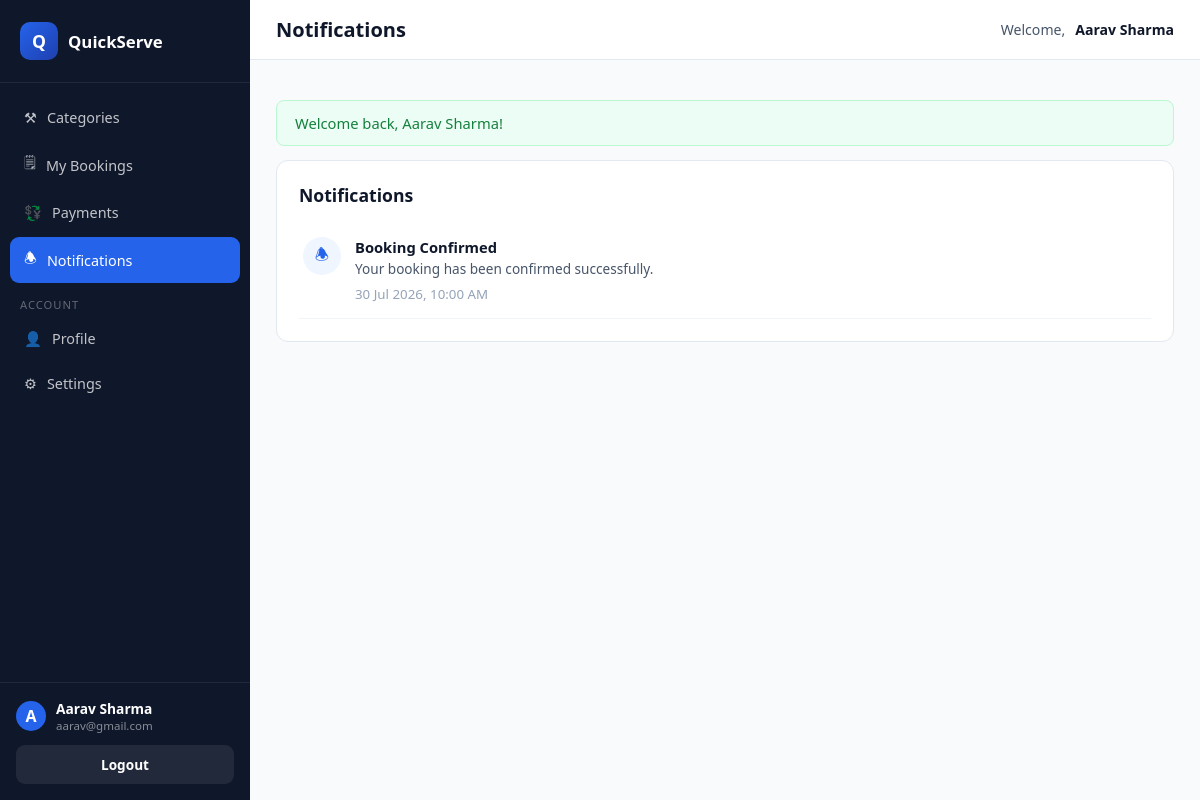
Screenshot of /customer/notifications.php (signed in) with the database file from the repository.
### tables this page shows
CREATE TABLE `notifications` (
  `id` int(11) NOT NULL,
  `customer_id` int(11) DEFAULT NULL,
  `provider_id` int(11) DEFAULT NULL,
  `title` varchar(150) DEFAULT NULL,
  `message` text DEFAULT NULL,
  `is_read` tinyint(1) DEFAULT 0,
  `created_at` datetime DEFAULT NULL,
  `updated_at` datetime DEFAULT NULL
);

### customer/notifications.php (the view, shortened to what this page needs)
<?php
require_once __DIR__ . '/../includes/functions.php';
$customerId = $_SESSION['customer_id'];
$pdo->prepare("UPDATE notifications SET is_read = 1 WHERE customer_id = ?")->execute([$customerId]);
$stmt = $pdo->prepare("SELECT * FROM notifications WHERE customer_id = ? ORDER BY created_at DESC");
$stmt->execute([$customerId]);
$notifications = $stmt->fetchAll();
require __DIR__ . '/../includes/dash_shell_top.php';
?>
<div class="card">
  <div class="card-header"><h2>Notifications</h2></div>
  <?php if (!$notifications): ?>
    <div class="empty-state"><div>🕭</div><p>You have no notifications yet.</p></div>
  <?php else: ?>
    <?php foreach ($notifications as $n): ?>
      <div style="display:flex;gap:14px;padding:14px 4px;border-bottom:1px solid var(--slate-100);">
        <div style="width:38px;height:38px;border-radius:50%;background:var(--primary-lighter);color:var(--primary);display:flex;align-items:center;justify-content:center;flex-shrink:0;">🕭</div>
        <div>
          <strong style="display:block;font-size:0.92rem;"><?php echo e($n['title']); ?></strong>
          <span style="display:block;font-size:0.85rem;color:var(--slate-600);margin:2px 0 4px;"><?php echo e($n['message']); ?></span>
          <small style="color:var(--slate-400);"><?php echo fdatetime($n['created_at']); ?></small>
        </div>
      </div>
    <?php endforeach; ?>
  <?php endif; ?>
</div>
<?php require __DIR__ . '/../includes/dash_shell_bottom.php'; ?>

### assets/css/style.css (style rules this page uses)
:root { --primary: #2563eb; --primary-dark: #1d4ed8; --primary-darker: #1e40af; --primary-light: #dbeafe; --primary-lighter: #eff6ff; --accent: #60a5fa; --success: #16a34a; --danger: #dc2626; --warning: #d97706; --slate-900: #0f172a; --slate-700: #334155; --slate-600: #475569; --slate-500: #64748b; --slate-400: #94a3b8; --slate-300: #cbd5e1; --slate-200: #e2e8f0; --slate-100: #f1f5f9; --slate-50: #f8fafc; --white: #ffffff; --radius: 12px; --radius-sm: 8px; --shadow: 0 4px 20px rgba(15, 23, 42, 0.08); --shadow-lg: 0 12px 36px rgba(15, 23, 42, 0.14); --font: 'Segoe UI', Roboto, Helvetica, Arial, sans-serif; }
* { box-sizing: border-box; }
html, body { margin: 0; padding: 0; font-family: var(--font); color: var(--slate-900); background: var(--slate-50); scroll-behavior: smooth; }
.card { background: #fff; border-radius: var(--radius); border: 1px solid var(--slate-200); padding: 22px; margin-bottom: 22px; }
.card-header { display: flex; align-items: center; justify-content: space-between; margin-bottom: 16px; }
.card-header h2 { font-size: 1.1rem; margin: 0; }

### rows the page displays
notifications: title "Booking Confirmed", message "Your booking has been confirmed successfully.", created_at "30 Jul 2026, 10:00 AM"

### other values shown
$item['icon'] "⚒"
$item['label'] "Categories"
$item['icon'] "🗒"
$item['label'] "My Bookings"
$item['icon'] "💱"
$item['label'] "Payments"
$item['icon'] "🕭"
$item['label'] "Notifications"
$item['divider'] "ACCOUNT"
$item['icon'] "👤"
$item['label'] "Profile"
$item['icon'] "⚙"
$item['label'] "Settings"
substr($dashUserName, 0, 1) "A"
$dashUserName "Aarav Sharma"
